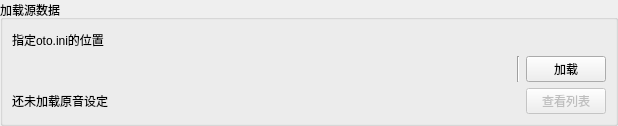
<?xml version="1.0" encoding="UTF-8"?>
<ui version="4.0">
 <class>OtoFileLoadWidget</class>
 <widget class="QWidget" name="OtoFileLoadWidget">
  <property name="geometry">
   <rect>
    <x>0</x>
    <y>0</y>
    <width>618</width>
    <height>126</height>
   </rect>
  </property>
  <property name="windowTitle">
   <string>Form</string>
  </property>
  <layout class="QVBoxLayout" name="verticalLayout">
   <property name="leftMargin">
    <number>0</number>
   </property>
   <property name="topMargin">
    <number>0</number>
   </property>
   <property name="rightMargin">
    <number>0</number>
   </property>
   <property name="bottomMargin">
    <number>0</number>
   </property>
   <item>
    <widget class="QGroupBox" name="groupBox_4">
     <property name="title">
      <string>加载源数据</string>
     </property>
     <layout class="QVBoxLayout" name="verticalLayout_6">
      <item>
       <widget class="QLabel" name="label">
        <property name="text">
         <string>指定oto.ini的位置</string>
        </property>
       </widget>
      </item>
      <item>
       <widget class="QWidget" name="loadOtoWidget" native="true">
        <layout class="QHBoxLayout" name="horizontalLayout">
         <property name="leftMargin">
          <number>0</number>
         </property>
         <property name="topMargin">
          <number>0</number>
         </property>
         <property name="rightMargin">
          <number>0</number>
         </property>
         <property name="bottomMargin">
          <number>0</number>
         </property>
         <item>
          <widget class="OtoFileNameEditWithOpenBrowse" name="openFileNameEdit" native="true">
           <property name="sizePolicy">
            <sizepolicy hsizetype="Expanding" vsizetype="Preferred">
             <horstretch>0</horstretch>
             <verstretch>0</verstretch>
            </sizepolicy>
           </property>
          </widget>
         </item>
         <item>
          <widget class="Line" name="line">
           <property name="orientation">
            <enum>Qt::Vertical</enum>
           </property>
          </widget>
         </item>
         <item>
          <widget class="QPushButton" name="loadButton">
           <property name="text">
            <string>加载</string>
           </property>
          </widget>
         </item>
        </layout>
       </widget>
      </item>
      <item>
       <layout class="QHBoxLayout" name="horizontalLayout_8">
        <item>
         <widget class="QLabel" name="countLabel">
          <property name="text">
           <string>还未加载原音设定</string>
          </property>
         </widget>
        </item>
        <item>
         <spacer name="horizontalSpacer_5">
          <property name="orientation">
           <enum>Qt::Horizontal</enum>
          </property>
          <property name="sizeHint" stdset="0">
           <size>
            <width>40</width>
            <height>20</height>
           </size>
          </property>
         </spacer>
        </item>
        <item>
         <widget class="QPushButton" name="showOtoListButton">
          <property name="enabled">
           <bool>false</bool>
          </property>
          <property name="text">
           <string>查看列表</string>
          </property>
         </widget>
        </item>
       </layout>
      </item>
     </layout>
    </widget>
   </item>
  </layout>
 </widget>
 <customwidgets>
  <customwidget>
   <class>OtoFileNameEditWithOpenBrowse</class>
   <extends>QWidget</extends>
   <header>widgets/otofilenameeditwithbrowse.h</header>
   <container>1</container>
  </customwidget>
 </customwidgets>
 <resources/>
 <connections/>
</ui>
